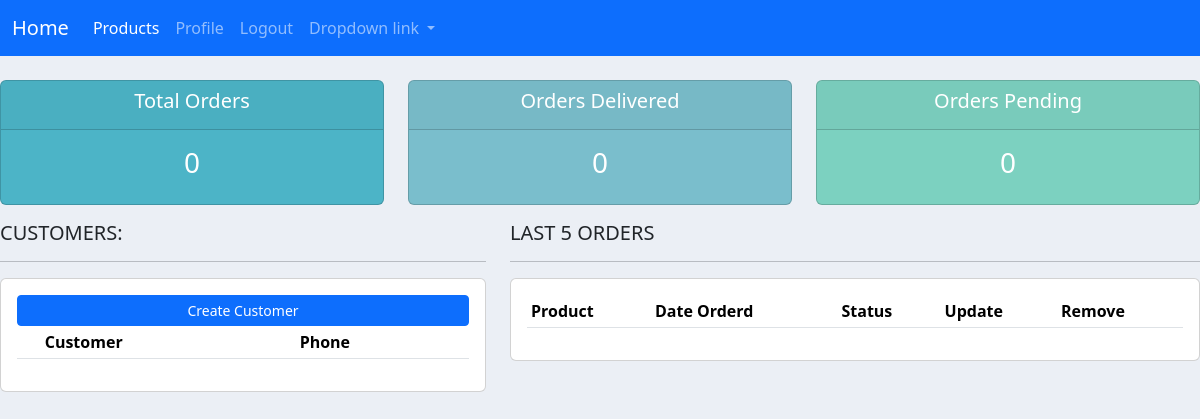
/index/ (signed in), run on an earlier commit of the app's database.
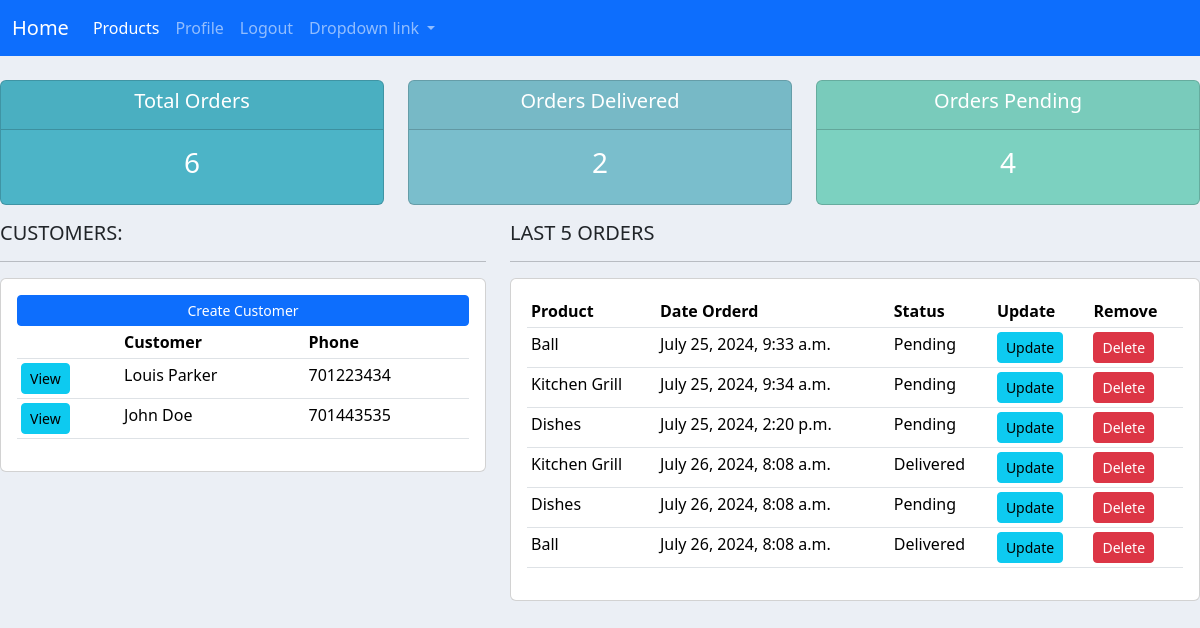
And on a later commit of the database.
### django1/models.py (models this page shows, shortened)
class Customer(models.Model):
    name = models.CharField(max_length=200,null=True)
    phone = models.CharField(max_length=200, null=True)
    email = models.EmailField(max_length=200,null=True)
    date_created = models.DateTimeField(auto_now_add=True,null=True)

class Order(models.Model):
    STATUS=(
        ('Pending','Pending'),
        ('Out of delivery','Out of delivery'),
        ('Delivered','Delivered')
    )
    customer = models.ForeignKey(Customer,null=True,on_delete=models.SET_NULL)
    product = models.ForeignKey(Product,null=True,on_delete=models.SET_NULL)
    date_created = models.DateTimeField(auto_now_add=True, null=True)
    status = models.CharField(max_length=200, null=True,choices=STATUS)
    note = models.CharField(max_length=200, null=True)

class Product(models.Model):
    CATEGORY = (
        ('Indoor','Indoor'),
        ('Out Door','Out Door')
    )
    tags = models.ManyToManyField(Tag)
    name = models.CharField(max_length=200, null=True)
    price = models.FloatField(null=True)
    category = models.CharField(max_length=200, null=True,choices=CATEGORY)
    description = models.CharField(max_length=200, null=True,blank=True)
    date_created = models.DateTimeField(auto_now_add=True, null=True)
    def __str__(self):
        return self.name

### django1/views.py (the view)
# urls.py: path('index/', views.index, name='index'),
@login_required(login_url='login')
def index(request):
    customers = Customer.objects.all()
    orders = Order.objects.all()
    total_orders = orders.count()
    total_customer = customers.count()
    delivered = Order.objects.filter(status='Delivered').count()
    pending = Order.objects.filter(status='Pending').count()
    context = {'customers': customers, 'orders': orders,
               'total_orders':total_orders, 'total_customer':total_customer,
               'delivered':delivered, 'pending':pending}
    return render(request, 'index.html',context)

### templates/index.html (shortened to what this page needs)
<!DOCTYPE html>
<html lang="en">
<head>
</head>
<body>
{% extends 'base.html' %}
{% load static %}
 {% block main%}
     <br>
<div class="row">
	<div class="col">
		<div class="col-md">
			<div class="card text-center text-white  mb-3" id="total-orders">
			  	<div class="card-header">
			  		<h5 class="card-title">Total Orders</h5>
			  	</div>
			  	<div class="card-body">
			    	<h3 class="card-title">{{total_orders}}</h3>
			  	</div>
			</div>
		</div>
	</div>
	<div class="col">
		<div class="col-md">
			<div class="card text-center text-white  mb-3" id="orders-delivered">
			  	<div class="card-header">
			  		<h5 class="card-title">Orders Delivered</h5>
			  	</div>
			  	<div class="card-body">
			    	<h3 class="card-title">{{delivered}}</h3>
			  	</div>
			</div>
		</div>
	</div>
	<div class="col">
		<div class="col-md">
			<div class="card text-center text-white  mb-3" id="orders-pending">
			  	<div class="card-header">
			  		<h5 class="card-title">Orders Pending</h5>
			  	</div>
			  	<div class="card-body">
			    	<h3 class="card-title">{{pending}}</h3>
			  	</div>
			</div>
		</div>
	</div>
</div>
        <div class="row">
	<div class="col-md-5">
		<h5>CUSTOMERS:</h5>
		<hr>
		<div class="card card-body">
			<a class="btn btn-primary  btn-sm btn-block" href="">Create Customer</a>
			<table class="table table-sm">
				<tr>
					<th></th>
					<th>Customer</th>
					<th>Phone</th>
				</tr>
				{% for customer in customers %}
					<tr>
						<td><a class="btn btn-sm btn-info" href="{% url 'customer' customer.id %}">View</a></td>
						<td>{{customer.name}}</td>
						<td>{{customer.phone}}</td>
					</tr>
				{% endfor %}
			</table>
		</div>
	</div>
	<div class="col-md-7">
		<h5>LAST 5 ORDERS</h5>
		<hr>
		<div class="card card-body">
			<table class="table table-sm">
				<tr>
					<th>Product</th>
					<th>Date Orderd</th>
					<th>Status</th>
					<th>Update</th>
					<th>Remove</th>
				</tr>
				{% for order in orders %}
					<tr>
						<td>{{order.product}}</td>
						<td>{{order.date_created}}</td>
						<td>{{order.status}}</td>
						<td><a class="btn btn-sm btn-info" href="{% url 'update_order' order.id %}">Update</a></td>
						<td><a class="btn btn-sm btn-danger" href="{% url 'delete_order' order.id %}">Delete</a></td>
					</tr>
				{% endfor %}
			</table>
		</div>
	</div>
</div>
    {% endblock %}

### templates/base.html (shortened to what this page needs)
{% load static %}
<!DOCTYPE html>
<html lang="en">
<head>
    <link rel="stylesheet" href="{% static 'css/bootstrap.min.css' %}">
    <link rel="stylesheet" href="{% static 'style.css' %}">
</head>
<body>
<nav class="navbar navbar-expand-lg navbar-dark bg-primary">
  <div class="container-fluid">
    <a class="navbar-brand" href="{% url 'index' %}">Home</a>
    <div class="collapse navbar-collapse" id="navbarNavDropdown">
      <ul class="navbar-nav">
        <li class="nav-item">
          <a class="nav-link active" aria-current="page" href="{% url 'product' %}">Products</a>
        </li>
        <li class="nav-item">
          <a class="nav-link" href="{% url 'user' %}">Profile</a>
        </li>
        <li class="nav-item">
          <a class="nav-link" href="{% url 'logout' %}">Logout</a>
        </li>
        <li class="nav-item dropdown">
          <a class="nav-link dropdown-toggle" href="#" id="navbarDropdownMenuLink" role="button" data-bs-toggle="dropdown" aria-expanded="false">
            Dropdown link
          </a>
        </li>
      </ul>
    </div>
  </div>
</nav>
        {% block main%}
    {% endblock %}
</body>
</html>

### static/style.css (style rules this page uses)
body { background-color: #ebeff5; }
#total-orders { background-color: #4cb4c7; }
#orders-delivered { background-color: #7abecc; }
#orders-pending { background-color: #7CD1C0; }

What changed in the data, as far as the page shows it:
added Customer: name "Louis Parker", phone "701223434"
added Customer: name "John Doe", phone "701443535"
added Order: product "Ball", date_created "July 25, 2024, 9:33 a.m.", status "Pending"
added Order: product "Kitchen Grill", date_created "July 25, 2024, 9:34 a.m.", status "Pending"
added Order: product "Dishes", date_created "July 25, 2024, 2:20 p.m.", status "Pending"
added Order: product "Kitchen Grill", date_created "July 26, 2024, 8:08 a.m.", status "Delivered"
added Order: product "Dishes", date_created "July 26, 2024, 8:08 a.m.", status "Pending"
added Order: product "Ball", date_created "July 26, 2024, 8:08 a.m.", status "Delivered"
Also different on the page:
{{ total_orders }}: "0" → "6"
{{ delivered }}: "0" → "2"
{{ pending }}: "0" → "4"
